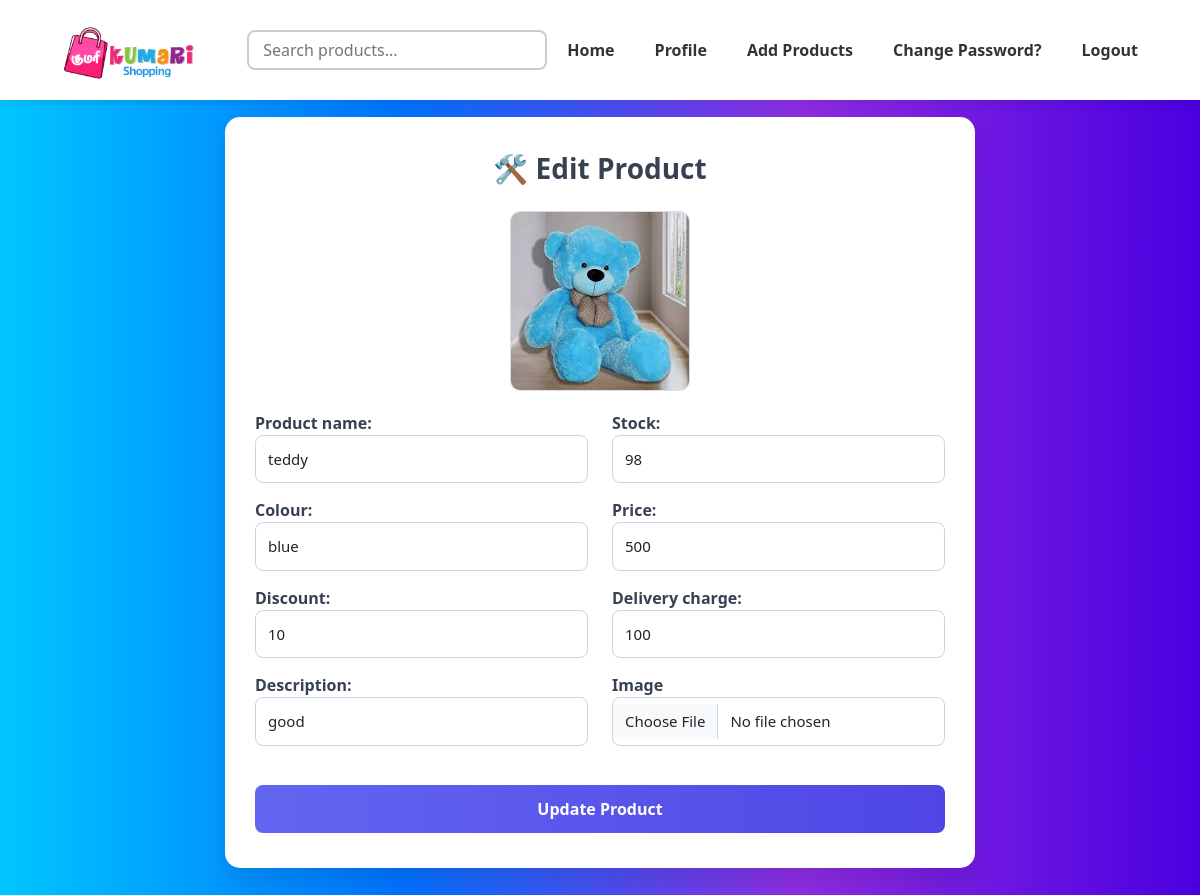
Screenshot of /edit_products/18/ (signed in) with the database file from the repository.
### accounts/models.py (models this page shows)
class Products(models.Model):
    seller = models.ForeignKey(CustomUser, on_delete=models.CASCADE, limit_choices_to={'user_type': 'seller'})
    image=models.ImageField(upload_to='product_images/')
    product_name=models.CharField(max_length=25,
        validators=[RegexValidator(r'^[a-zA-Z][a-zA-Z]*$','Enter a valid product name.')]
    )
    colour=models.CharField(max_length=20,
        validators=[RegexValidator(r'^[a-zA-Z][a-zA-Z]*$','Enter a valid colour.')]
    )
    description=models.CharField(max_length=200,
        validators=[RegexValidator(r'^[a-zA-Z0-9\s.,-]*$','Only alphanumeric characters and certain punctuation are allowed.')]
    )
    price=models.PositiveIntegerField()
    discount=models.PositiveIntegerField(
        validators=[RegexValidator(r'^\d{1,2}%?$', 'Enter a valid discount amount.')]
    )
    delivery_charge=models.PositiveIntegerField()
    stock=models.PositiveIntegerField()

### accounts/views.py (the view)
# urls.py: path('edit_products/<int:product_id>/',views.edit_products,name='edit_products'),
@login_required
def edit_products(request,product_id):
    if request.user.user_type != 'seller':
        return HttpResponseForbidden("Only the required sellers can edit their products.")
    product=get_object_or_404(Products,id=product_id,seller=request.user)
    if request.method=='POST':
        form=ProductsAddingForm(request.POST,request.FILES,instance=product)
        if form.is_valid():
            form.save()
            return redirect('view_products')
    else:
        form=ProductsAddingForm(instance=product)
    return render(request,'edit_products.html',{'form':form})

### accounts/forms.py
class ProductsAddingForm(forms.ModelForm):
    class Meta:
        model=Products
        fields='__all__'
        widgets = {
            'image': forms.ClearableFileInput(attrs={'class': 'form-control','placeholder': 'Choose an image'}),
            'product_name': forms.TextInput(attrs={'class': 'form-control','placeholder': 'Enter product name'}),
            'colour': forms.TextInput(attrs={'class': 'form-control','placeholder': 'Enter color'}),
            'description': forms.TextInput(attrs={'class': 'form-control','placeholder': 'Enter product description'}),
            'price': forms.NumberInput(attrs={'class': 'form-control','placeholder': 'Enter price'}),
            'discount': forms.NumberInput(attrs={'class': 'form-control','placeholder': 'Enter discount (e.g. 10%)'}),
            'delivery_charge': forms.NumberInput(attrs={'class': 'form-control','placeholder': 'Enter delivery charge'}),
            'stock': forms.NumberInput(attrs={'class': 'form-control','placeholder': 'Enter stock quantity'}),
        }
        exclude=['seller']

### templates/edit_products.html (shortened to what this page needs)
{% extends "base.html" %}
{% load static %}
{% block content %}
<div class="edit-product-wrapper">
  <div class="edit-card">
    <div class="edit-header">
      <h3>🛠️ Edit Product</h3>
    </div>
    <form method="post" enctype="multipart/form-data">
      {% if form.instance.image %}
        <div class="current-image">
          <img src="{{ form.instance.image.url }}" alt="Current Product Image">
        </div>
      {% endif %}
      <div class="row">
        <div class="col-md-6">
          {{ form.product_name.label_tag }} {{ form.product_name }}
          {{ form.colour.label_tag }} {{ form.colour }}
          {{ form.discount.label_tag }} {{ form.discount }}
          {{ form.description.label_tag }} {{ form.description }}
        </div>
        <div class="col-md-6">
          {{ form.stock.label_tag }} {{ form.stock }}
          {{ form.price.label_tag }} {{ form.price }}
          {{ form.delivery_charge.label_tag }} {{ form.delivery_charge }}
          <label for="{{ form.image.id_for_label }}">Image</label>
          <input type="file" name="{{ form.image.html_name }}" class="form-control" id="{{ form.image.id_for_label }}">
        </div>
      </div>
      <div class="text-center mt-4">
        <button type="submit" class="submit-btn">Update Product</button>
      </div>
    </form>
  </div>
</div>
{% endblock %}

### static/css/style.css (style rules this page uses)
body { margin: 0; padding: 0; height: 100%; }
.form-control { margin-bottom: 15px; border-radius: 20px; }

### templates/navbar.html (style rules this page uses)
button { padding: 6px 14px; background-color: #007bff; color: white; border: none; font-size: 16px; border-radius: 8px; cursor: pointer; transition: background-color 0.3s; }

### templates/edit_products.html (style rules this page uses)
body { background: linear-gradient(to right, #00c6ff, #0072ff, #8e2de2, #4a00e0); font-family: 'Segoe UI', sans-serif; }
.edit-product-wrapper { min-height: 100vh; display: flex; align-items: center; justify-content: center; padding: 40px 15px; margin-top: -43px; }
.edit-card { background: #ffffff; border-radius: 15px; padding: 35px 30px; width: 100%; max-width: 750px; box-shadow: 0 12px 24px rgba(0, 0, 0, 0.1); }
.edit-header { text-align: center; margin-bottom: 25px; }
.edit-header h3 { font-weight: bold; color: #374151; }
label { font-weight: 600; color: #374151; }
.form-control { border-radius: 8px; padding: 12px; font-size: 15px; border: 1px solid #cbd5e1; margin-bottom: 15px; }
.current-image { text-align: center; margin-bottom: 20px; }
.current-image img { max-height: 180px; border-radius: 10px; border: 1px solid #ddd; }
.submit-btn { background: linear-gradient(to right, #6366f1, #4f46e5); border: none; padding: 12px 20px; color: white; font-weight: 600; font-size: 16px; border-radius: 8px; transition: background 0.3s; width: 100%; }
@media (max-width: 1440px) { body { margin-top: 10%; } }

### rows the page displays
Products: instance.image (picture), product_name "teddy", colour "blue", discount "10", description "good", stock "98", price "500", delivery_charge "100"
